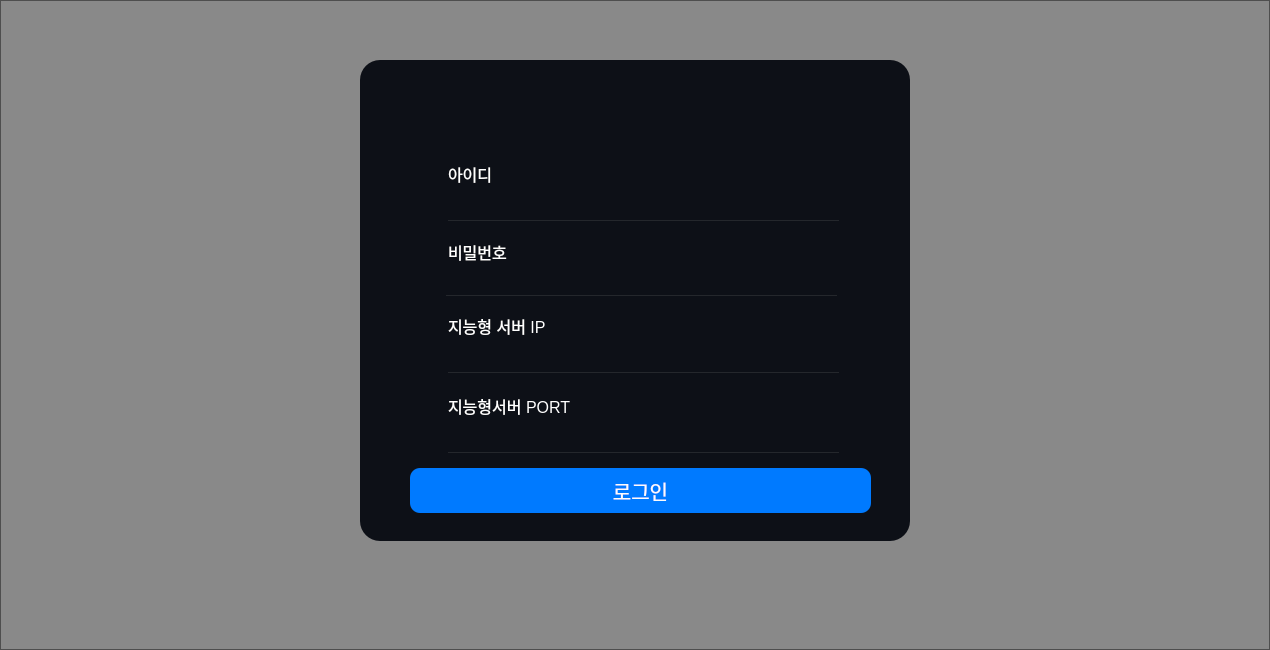
<?xml version="1.0" encoding="UTF-8"?>
<ui version="4.0">
 <class>Dialog</class>
 <widget class="QDialog" name="Dialog">
  <property name="geometry">
   <rect>
    <x>0</x>
    <y>0</y>
    <width>1270</width>
    <height>650</height>
   </rect>
  </property>
  <property name="sizePolicy">
   <sizepolicy hsizetype="Expanding" vsizetype="Expanding">
    <horstretch>0</horstretch>
    <verstretch>0</verstretch>
   </sizepolicy>
  </property>
  <property name="minimumSize">
   <size>
    <width>1270</width>
    <height>650</height>
   </size>
  </property>
  <property name="maximumSize">
   <size>
    <width>1270</width>
    <height>650</height>
   </size>
  </property>
  <property name="windowTitle">
   <string>login</string>
  </property>
  <property name="windowIcon">
   <iconset>
    <normaloff>:/newPrefix/ui/images/icon2.png</normaloff>:/newPrefix/ui/images/icon2.png</iconset>
  </property>
  <widget class="QLabel" name="background">
   <property name="enabled">
    <bool>true</bool>
   </property>
   <property name="geometry">
    <rect>
     <x>0</x>
     <y>0</y>
     <width>1920</width>
     <height>1080</height>
    </rect>
   </property>
   <property name="text">
    <string/>
   </property>
   <property name="pixmap">
    <pixmap resource="../resourece.qrc">:/ui/ui/images/main_bg2.jpg</pixmap>
   </property>
   <property name="alignment">
    <set>Qt::AlignmentFlag::AlignJustify|Qt::AlignmentFlag::AlignVCenter</set>
   </property>
   <property name="wordWrap">
    <bool>false</bool>
   </property>
  </widget>
  <widget class="QFrame" name="frame">
   <property name="geometry">
    <rect>
     <x>0</x>
     <y>0</y>
     <width>1270</width>
     <height>650</height>
    </rect>
   </property>
   <property name="sizePolicy">
    <sizepolicy hsizetype="Expanding" vsizetype="Expanding">
     <horstretch>0</horstretch>
     <verstretch>0</verstretch>
    </sizepolicy>
   </property>
   <property name="minimumSize">
    <size>
     <width>0</width>
     <height>0</height>
    </size>
   </property>
   <property name="maximumSize">
    <size>
     <width>1270</width>
     <height>650</height>
    </size>
   </property>
   <property name="styleSheet">
    <string notr="true">background-color: rgba(0, 0, 0, 109);</string>
   </property>
   <property name="frameShape">
    <enum>QFrame::Shape::StyledPanel</enum>
   </property>
   <property name="frameShadow">
    <enum>QFrame::Shadow::Raised</enum>
   </property>
   <widget class="QFrame" name="login_frame">
    <property name="geometry">
     <rect>
      <x>360</x>
      <y>60</y>
      <width>550</width>
      <height>481</height>
     </rect>
    </property>
    <property name="sizePolicy">
     <sizepolicy hsizetype="Expanding" vsizetype="Expanding">
      <horstretch>5</horstretch>
      <verstretch>5</verstretch>
     </sizepolicy>
    </property>
    <property name="minimumSize">
     <size>
      <width>550</width>
      <height>400</height>
     </size>
    </property>
    <property name="maximumSize">
     <size>
      <width>550</width>
      <height>507</height>
     </size>
    </property>
    <property name="styleSheet">
     <string notr="true">background-color: rgb(13, 16, 23);
border-radius: 20px</string>
    </property>
    <property name="frameShape">
     <enum>QFrame::Shape::StyledPanel</enum>
    </property>
    <property name="frameShadow">
     <enum>QFrame::Shadow::Raised</enum>
    </property>
    <widget class="QLineEdit" name="id_input">
     <property name="geometry">
      <rect>
       <x>88</x>
       <y>130</y>
       <width>380</width>
       <height>25</height>
      </rect>
     </property>
     <property name="sizePolicy">
      <sizepolicy hsizetype="Expanding" vsizetype="Expanding">
       <horstretch>0</horstretch>
       <verstretch>0</verstretch>
      </sizepolicy>
     </property>
     <property name="styleSheet">
      <string notr="true">font-size:11pt;
color: rgb(255, 255, 255);</string>
     </property>
     <property name="text">
      <string/>
     </property>
    </widget>
    <widget class="QLineEdit" name="pw_input">
     <property name="geometry">
      <rect>
       <x>88</x>
       <y>206</y>
       <width>380</width>
       <height>25</height>
      </rect>
     </property>
     <property name="sizePolicy">
      <sizepolicy hsizetype="Expanding" vsizetype="Expanding">
       <horstretch>0</horstretch>
       <verstretch>0</verstretch>
      </sizepolicy>
     </property>
     <property name="styleSheet">
      <string notr="true">font-size:14pt;
color: rgb(255, 255, 255);</string>
     </property>
     <property name="text">
      <string/>
     </property>
     <property name="echoMode">
      <enum>QLineEdit::EchoMode::Password</enum>
     </property>
     <property name="cursorPosition">
      <number>0</number>
     </property>
    </widget>
    <widget class="QPushButton" name="login_bn">
     <property name="geometry">
      <rect>
       <x>50</x>
       <y>408</y>
       <width>461</width>
       <height>45</height>
      </rect>
     </property>
     <property name="sizePolicy">
      <sizepolicy hsizetype="Expanding" vsizetype="Expanding">
       <horstretch>1</horstretch>
       <verstretch>1</verstretch>
      </sizepolicy>
     </property>
     <property name="font">
      <font>
       <pointsize>15</pointsize>
       <bold>false</bold>
      </font>
     </property>
     <property name="styleSheet">
      <string notr="true">background-color: rgb(0, 122, 255);
border-radius: 10px;
color: rgb(252, 252, 252);</string>
     </property>
     <property name="text">
      <string>로그인</string>
     </property>
    </widget>
    <widget class="Line" name="id_line">
     <property name="geometry">
      <rect>
       <x>88</x>
       <y>160</y>
       <width>391</width>
       <height>1</height>
      </rect>
     </property>
     <property name="sizePolicy">
      <sizepolicy hsizetype="Expanding" vsizetype="Expanding">
       <horstretch>0</horstretch>
       <verstretch>0</verstretch>
      </sizepolicy>
     </property>
     <property name="maximumSize">
      <size>
       <width>16777215</width>
       <height>1</height>
      </size>
     </property>
     <property name="font">
      <font>
       <pointsize>5</pointsize>
       <strikeout>false</strikeout>
      </font>
     </property>
     <property name="contextMenuPolicy">
      <enum>Qt::ContextMenuPolicy::NoContextMenu</enum>
     </property>
     <property name="autoFillBackground">
      <bool>false</bool>
     </property>
     <property name="styleSheet">
      <string notr="true">background-color: rgb(36, 39, 44)</string>
     </property>
     <property name="orientation">
      <enum>Qt::Orientation::Horizontal</enum>
     </property>
    </widget>
    <widget class="Line" name="pw_line">
     <property name="geometry">
      <rect>
       <x>86</x>
       <y>235</y>
       <width>391</width>
       <height>1</height>
      </rect>
     </property>
     <property name="sizePolicy">
      <sizepolicy hsizetype="Minimum" vsizetype="Expanding">
       <horstretch>0</horstretch>
       <verstretch>0</verstretch>
      </sizepolicy>
     </property>
     <property name="font">
      <font>
       <pointsize>5</pointsize>
       <strikeout>false</strikeout>
      </font>
     </property>
     <property name="contextMenuPolicy">
      <enum>Qt::ContextMenuPolicy::NoContextMenu</enum>
     </property>
     <property name="autoFillBackground">
      <bool>false</bool>
     </property>
     <property name="styleSheet">
      <string notr="true">background-color: rgb(36, 39, 44)</string>
     </property>
     <property name="orientation">
      <enum>Qt::Orientation::Horizontal</enum>
     </property>
    </widget>
    <widget class="QLabel" name="logo">
     <property name="geometry">
      <rect>
       <x>160</x>
       <y>24</y>
       <width>251</width>
       <height>41</height>
      </rect>
     </property>
     <property name="sizePolicy">
      <sizepolicy hsizetype="Expanding" vsizetype="Expanding">
       <horstretch>0</horstretch>
       <verstretch>0</verstretch>
      </sizepolicy>
     </property>
     <property name="text">
      <string/>
     </property>
     <property name="pixmap">
      <pixmap resource="../resourece.qrc">:/ui/ui/images/logo.png</pixmap>
     </property>
     <property name="scaledContents">
      <bool>true</bool>
     </property>
    </widget>
    <widget class="QLabel" name="label">
     <property name="geometry">
      <rect>
       <x>88</x>
       <y>98</y>
       <width>91</width>
       <height>31</height>
      </rect>
     </property>
     <property name="font">
      <font>
       <pointsize>12</pointsize>
      </font>
     </property>
     <property name="styleSheet">
      <string notr="true">color: rgb(255, 255, 255);</string>
     </property>
     <property name="text">
      <string>아이디</string>
     </property>
    </widget>
    <widget class="QLabel" name="label_2">
     <property name="geometry">
      <rect>
       <x>88</x>
       <y>176</y>
       <width>91</width>
       <height>31</height>
      </rect>
     </property>
     <property name="font">
      <font>
       <pointsize>12</pointsize>
      </font>
     </property>
     <property name="styleSheet">
      <string notr="true">color: rgb(255, 255, 255);</string>
     </property>
     <property name="text">
      <string>비밀번호</string>
     </property>
    </widget>
    <widget class="Line" name="ai_server_ip_line">
     <property name="geometry">
      <rect>
       <x>88</x>
       <y>312</y>
       <width>391</width>
       <height>1</height>
      </rect>
     </property>
     <property name="sizePolicy">
      <sizepolicy hsizetype="Minimum" vsizetype="Expanding">
       <horstretch>0</horstretch>
       <verstretch>0</verstretch>
      </sizepolicy>
     </property>
     <property name="maximumSize">
      <size>
       <width>16777215</width>
       <height>1</height>
      </size>
     </property>
     <property name="font">
      <font>
       <pointsize>5</pointsize>
       <strikeout>false</strikeout>
      </font>
     </property>
     <property name="contextMenuPolicy">
      <enum>Qt::ContextMenuPolicy::NoContextMenu</enum>
     </property>
     <property name="autoFillBackground">
      <bool>false</bool>
     </property>
     <property name="styleSheet">
      <string notr="true">background-color: rgb(36, 39, 44)</string>
     </property>
     <property name="orientation">
      <enum>Qt::Orientation::Horizontal</enum>
     </property>
    </widget>
    <widget class="QLabel" name="label_3">
     <property name="geometry">
      <rect>
       <x>88</x>
       <y>250</y>
       <width>121</width>
       <height>31</height>
      </rect>
     </property>
     <property name="font">
      <font>
       <pointsize>12</pointsize>
      </font>
     </property>
     <property name="styleSheet">
      <string notr="true">color: rgb(255, 255, 255);</string>
     </property>
     <property name="text">
      <string>지능형 서버 IP</string>
     </property>
    </widget>
    <widget class="QLineEdit" name="ai_server_ip_input">
     <property name="geometry">
      <rect>
       <x>88</x>
       <y>282</y>
       <width>380</width>
       <height>25</height>
      </rect>
     </property>
     <property name="sizePolicy">
      <sizepolicy hsizetype="Expanding" vsizetype="Expanding">
       <horstretch>0</horstretch>
       <verstretch>0</verstretch>
      </sizepolicy>
     </property>
     <property name="styleSheet">
      <string notr="true">font-size:11pt;
color: rgb(255, 255, 255);</string>
     </property>
     <property name="text">
      <string/>
     </property>
    </widget>
    <widget class="QLabel" name="label_4">
     <property name="geometry">
      <rect>
       <x>88</x>
       <y>330</y>
       <width>131</width>
       <height>31</height>
      </rect>
     </property>
     <property name="font">
      <font>
       <pointsize>12</pointsize>
      </font>
     </property>
     <property name="styleSheet">
      <string notr="true">color: rgb(255, 255, 255);</string>
     </property>
     <property name="text">
      <string>지능형서버 PORT</string>
     </property>
    </widget>
    <widget class="Line" name="ai_server_port_line">
     <property name="geometry">
      <rect>
       <x>88</x>
       <y>392</y>
       <width>391</width>
       <height>1</height>
      </rect>
     </property>
     <property name="sizePolicy">
      <sizepolicy hsizetype="Expanding" vsizetype="Expanding">
       <horstretch>0</horstretch>
       <verstretch>0</verstretch>
      </sizepolicy>
     </property>
     <property name="maximumSize">
      <size>
       <width>16777215</width>
       <height>1</height>
      </size>
     </property>
     <property name="font">
      <font>
       <pointsize>5</pointsize>
       <strikeout>false</strikeout>
      </font>
     </property>
     <property name="contextMenuPolicy">
      <enum>Qt::ContextMenuPolicy::NoContextMenu</enum>
     </property>
     <property name="autoFillBackground">
      <bool>false</bool>
     </property>
     <property name="styleSheet">
      <string notr="true">background-color: rgb(36, 39, 44)</string>
     </property>
     <property name="orientation">
      <enum>Qt::Orientation::Horizontal</enum>
     </property>
    </widget>
    <widget class="QLineEdit" name="ai_server_port_input">
     <property name="geometry">
      <rect>
       <x>88</x>
       <y>362</y>
       <width>380</width>
       <height>25</height>
      </rect>
     </property>
     <property name="sizePolicy">
      <sizepolicy hsizetype="Expanding" vsizetype="Expanding">
       <horstretch>0</horstretch>
       <verstretch>0</verstretch>
      </sizepolicy>
     </property>
     <property name="styleSheet">
      <string notr="true">font-size:11pt;
color: rgb(255, 255, 255);</string>
     </property>
     <property name="text">
      <string/>
     </property>
    </widget>
   </widget>
  </widget>
 </widget>
 <tabstops>
  <tabstop>id_input</tabstop>
  <tabstop>pw_input</tabstop>
  <tabstop>ai_server_ip_input</tabstop>
  <tabstop>ai_server_port_input</tabstop>
  <tabstop>login_bn</tabstop>
 </tabstops>
 <resources>
  <include location="../resourece.qrc"/>
 </resources>
 <connections/>
</ui>
